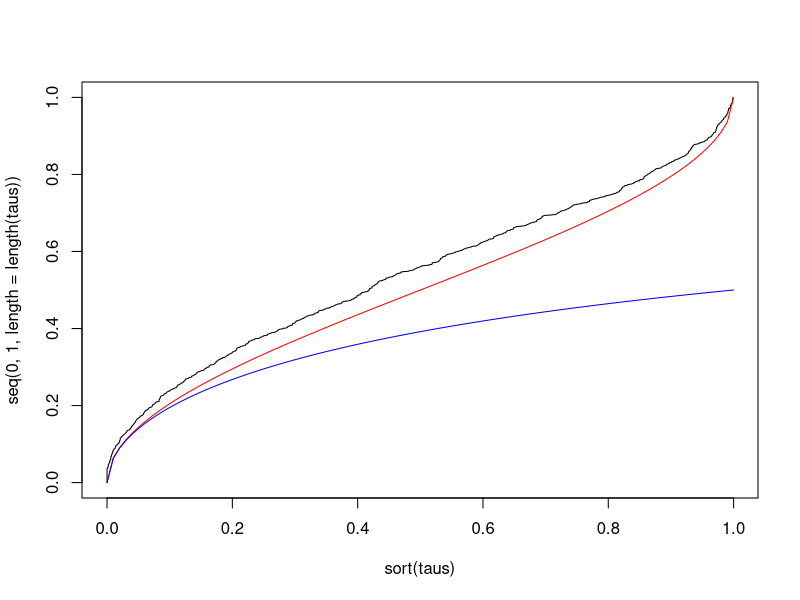

Recreate this plot in R.
### Simulate Brownian motion for t in [0,1] and return the time of last change of sign
simTau <- function(n=1,dt=1e-6,do.plot=FALSE)
{
    taus=numeric(n)
    for(i in 1:n)
        {
            dB=rnorm(1/dt)*sqrt(dt);
            B<- cumsum(dB);
            tau<- 1-dt*sum(cumprod(sign(rev(B))==sign(B[length(B)])));
            taus[i] <- tau
        }

    if(do.plot)
        {
            plot(seq(0,1,dt),c(0,B),type="l",main=tau)
            abline(h=0)
        }
    return(taus)
}

### Simulate a number of such last hitting times
taus <- simTau(n=1e3,dt=1e-3,do.plot=FALSE)

### Plot empirical c.d.f.
plot(sort(taus),seq(0,1,length=length(taus)),type="l")

### Compare with analytical result
plot(function(x)2/pi*asin(sqrt(x)),from=0,to=1,add=TRUE,col="red")

### Compare with (wrong?) analytical result
plot(function(x)2/pi*atan(sqrt(x)),from=0,to=1,add=TRUE,col="blue")
